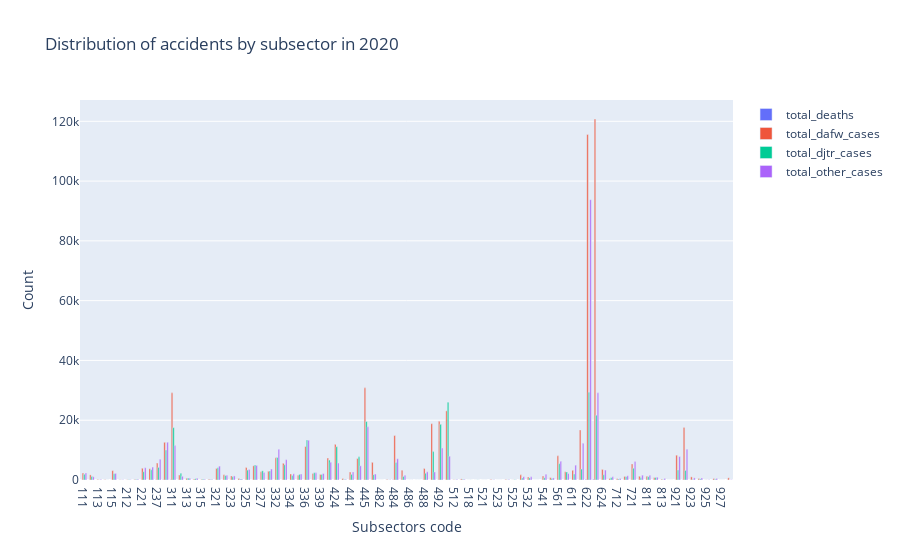

Source (notebook cell):
### Code cell
# Group dataset by 'subsectors_code' and sum the accidents for each subsector
accidents_by_sector = dataset_2020.groupby('subsectors_code')[accident_columns].sum()

# Plot grouped bar chart for accidents by sector
fig = go.Figure()

for col in accident_columns:
    fig.add_trace(go.Bar(x=accidents_by_sector.index, y=accidents_by_sector[col], name=col))

fig.update_layout(title='Distribution of accidents by subsector in 2020',
                  xaxis_title='Subsectors code',
                  yaxis_title='Count',
                  barmode='group')

fig.show()

### Figure 1 — Plotly figure (JSON) as saved in the notebook; plotly's stock layout.template omitted (floating-point values rounded to 4 significant figures)
{"data": [{"name": "total_deaths", "type": "bar", "x": ["111", "112", "113", "114", "115", "211", "212", "213", "221", "236", "237", "238", "311", "312", "313", "314", "315", "316", "321", "322", "323", "324", "325", "326", "327", "331", "332", "333", "334", "335", "336", "337", "339", "423", "424", "425", "441", "444", "445", "481", "482", "483", "484", "485", "486", "487", "488", "491", "492", "493", "512", "517", "518", "519", "521", "522", "523", "524", "525", "531", "532", "533", "541", "551", "561", "562", "611", "621", "622", "623", "624", "711", "712", "713", "721", "722", "811", "812", "813", "814", "921", "922", "923", "924", "925", "926", "927", "928"], "y": [18, 2, 1, 1, 14, 0, 1, 4, 14, 20, 71, 65, 121, 8, 1, 2, 1, 0, 17, 4, 9, 3, 9, 9, 13, 10, 20, 15, 4, 3, 9, 10, 1, 27, 26, 3, 5, 3, 29, 3, 0, 0, 77, 4, 2, 0, 10, 32, 27, 16, 0, 0, 0, 0, 0, 1, 0, 0, 0, 11, 7, 0, 10, 5, 24, 15, 6, 19, 211, 275, 9, 0, 1, 3, 12, 0, 3, 0, 0, 0, 22, 46, 1, 1, 1, 2, 0, 2]}, {"name": "total_dafw_cases", "type": "bar", "x": ["111", "112", "113", "114", "115", "211", "212", "213", "221", "236", "237", "238", "311", "312", "313", "314", "315", "316", "321", "322", "323", "324", "325", "326", "327", "331", "332", "333", "334", "335", "336", "337", "339", "423", "424", "425", "441", "444", "445", "481", "482", "483", "484", "485", "486", "487", "488", "491", "492", "493", "512", "517", "518", "519", "521", "522", "523", "524", "525", "531", "532", "533", "541", "551", "561", "562", "611", "621", "622", "623", "624", "711", "712", "713", "721", "722", "811", "812", "813", "814", "921", "922", "923", "924", "925", "926", "927", "928"], "y": [2360, 1711, 142, 85, 3143, 77, 72, 187, 3930, 3769, 5646, 12614, 29163, 1677, 627, 323, 194, 215, 3872, 1754, 1345, 475, 4203, 4764, 2733, 2928, 7433, 5584, 2046, 1630, 11201, 2181, 1853, 7356, 11932, 497, 2670, 7186, 30828, 5909, 0, 181, 14875, 3240, 15, 19, 3854, 18836, 19634, 23135, 74, 363, 10, 20, 0, 128, 1, 149, 31, 1718, 993, 1, 1332, 789, 8095, 2752, 3261, 16746, 115621, 120771, 3535, 520, 423, 1199, 5389, 1253, 1294, 790, 239, 1, 8302, 17558, 1046, 488, 26, 481, 0, 723]}, {"name": "total_djtr_cases", "type": "bar", "x": ["111", "112", "113", "114", "115", "211", "212", "213", "221", "236", "237", "238", "311", "312", "313", "314", "315", "316", "321", "322", "323", "324", "325", "326", "327", "331", "332", "333", "334", "335", "336", "337", "339", "423", "424", "425", "441", "444", "445", "481", "482", "483", "484", "485", "486", "487", "488", "491", "492", "493", "512", "517", "518", "519", "521", "522", "523", "524", "525", "531", "532", "533", "541", "551", "561", "562", "611", "621", "622", "623", "624", "711", "712", "713", "721", "722", "811", "812", "813", "814", "921", "922", "923", "924", "925", "926", "927", "928"], "y": [1915, 1149, 27, 9, 2105, 35, 78, 155, 2774, 3418, 4220, 10026, 17513, 2245, 611, 421, 222, 135, 4082, 1477, 1072, 297, 3316, 5024, 3071, 2996, 7540, 5083, 1472, 1882, 13398, 2443, 1826, 6671, 11129, 160, 1882, 7741, 19562, 1797, 0, 18, 5886, 1184, 22, 5, 2238, 9498, 18635, 26004, 32, 145, 21, 33, 0, 17, 0, 31, 49, 663, 688, 0, 729, 492, 5466, 2699, 1997, 3668, 29326, 21667, 1743, 790, 284, 1124, 3936, 719, 1098, 847, 125, 1, 3367, 3199, 203, 357, 25, 231, 0, 39]}, {"name": "total_other_cases", "type": "bar", "x": ["111", "112", "113", "114", "115", "211", "212", "213", "221", "236", "237", "238", "311", "312", "313", "314", "315", "316", "321", "322", "323", "324", "325", "326", "327", "331", "332", "333", "334", "335", "336", "337", "339", "423", "424", "425", "441", "444", "445", "481", "482", "483", "484", "485", "486", "487", "488", "491", "492", "493", "512", "517", "518", "519", "521", "522", "523", "524", "525", "531", "532", "533", "541", "551", "561", "562", "611", "621", "622", "623", "624", "711", "712", "713", "721", "722", "811", "812", "813", "814", "921", "922", "923", "924", "925", "926", "927", "928"], "y": [2380, 1083, 129, 24, 2203, 61, 105, 212, 4100, 4330, 6922, 12639, 11501, 1240, 603, 550, 246, 129, 4647, 1557, 1364, 332, 3536, 4876, 2545, 3685, 10284, 6799, 2070, 2011, 13290, 2397, 2172, 5928, 5662, 232, 2715, 4738, 17791, 2001, 0, 69, 7108, 1583, 24, 6, 2747, 2687, 10673, 7959, 141, 228, 18, 27, 2, 112, 0, 160, 41, 1100, 1057, 2, 1909, 695, 6254, 2150, 4968, 12332, 93785, 29189, 3332, 1057, 531, 1410, 6183, 1625, 1595, 939, 521, 0, 7848, 10252, 708, 701, 47, 521, 4, 81]}], "layout": {"barmode": "group", "title": {"text": "Distribution of accidents by subsector in 2020"}, "xaxis": {"title": {"text": "Subsectors code"}}, "yaxis": {"title": {"text": "Count"}}}}
